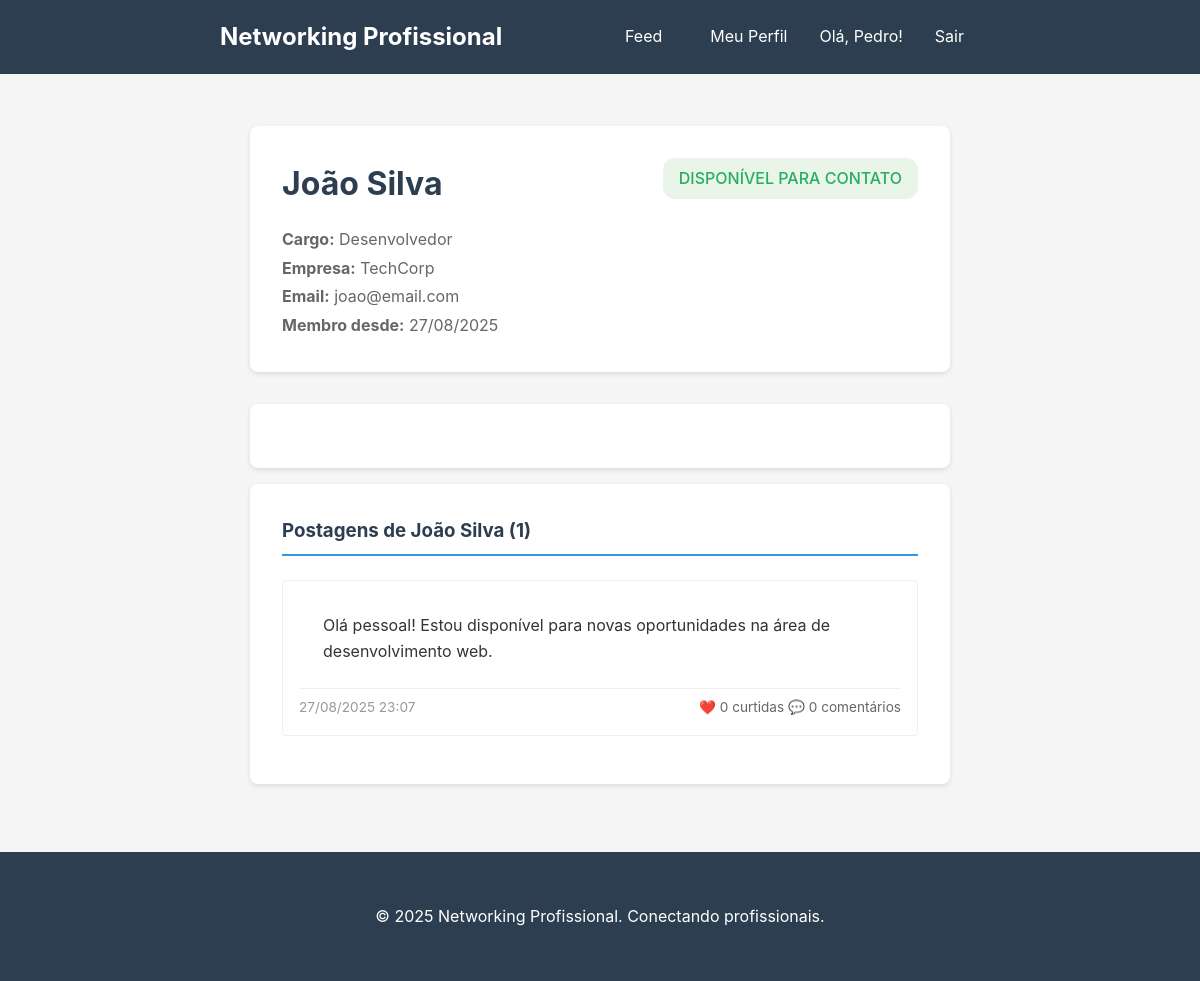
Page /perfil.php?id=1 (signed in) on the committed database.
### tables this page shows
CREATE TABLE IF NOT EXISTS users (
    id INT AUTO_INCREMENT PRIMARY KEY,
    nome VARCHAR(100) NOT NULL,
    sobrenome VARCHAR(100) NOT NULL,
    email VARCHAR(100) UNIQUE NOT NULL,
    senha VARCHAR(255) NOT NULL,
    empresa VARCHAR(100),
    cargo VARCHAR(100),
    status_tag ENUM('disponivel_contato', 'procurando_oportunidades', 'recrutador', 'empregado') NOT NULL,
    created_at TIMESTAMP DEFAULT CURRENT_TIMESTAMP
);

CREATE TABLE IF NOT EXISTS posts (
    id INT AUTO_INCREMENT PRIMARY KEY,
    user_id INT NOT NULL,
    conteudo TEXT NOT NULL,
    created_at TIMESTAMP DEFAULT CURRENT_TIMESTAMP,
    FOREIGN KEY (user_id) REFERENCES users(id) ON DELETE CASCADE
);

### perfil.php (the view, shortened to what this page needs)
<?php
require_once 'config/database.php';
$profile_user_id = isset($_GET['id']) ? (int)$_GET['id'] : $_SESSION['user_id'];
$stmt = $pdo->prepare("SELECT * FROM users WHERE id = ?");
$stmt->execute([$profile_user_id]);
$user = $stmt->fetch();
$posts_stmt = $pdo->prepare("
    SELECT p.*,
           COUNT(DISTINCT l.id) as likes_count,
           COUNT(DISTINCT c.id) as comments_count
    FROM posts p
    LEFT JOIN likes l ON p.id = l.post_id
    LEFT JOIN comments c ON p.id = c.post_id
    WHERE p.user_id = ?
    GROUP BY p.id, p.user_id, p.conteudo, p.created_at
    ORDER BY p.created_at DESC
");
$posts_stmt->execute([$profile_user_id]);
$user_posts = $posts_stmt->fetchAll();
$is_own_profile = ($profile_user_id == $_SESSION['user_id']);
?>
<!DOCTYPE html>
<html lang="pt-BR">
<head>
    <link rel="stylesheet" href="style.css">
</head>
<body>
    <?php include 'includes/header.php'; ?>
    <div class="container">
        <div class="profile-container">
            <div class="profile-header">
                <div class="profile-info">
                    <h1><?php echo htmlspecialchars($user['nome'] . ' ' . ($user['sobrenome'] ?? '')); ?></h1>
                    <p class="profile-details">
                        <?php if ($user['cargo']): ?>
                            <strong>Cargo:</strong> <?php echo htmlspecialchars($user['cargo']); ?>
                        <?php endif; ?>
                        <?php if ($user['empresa']): ?>
                            <br><strong>Empresa:</strong> <?php echo htmlspecialchars($user['empresa']); ?>
                        <?php endif; ?>
                        <br><strong>Email:</strong> <?php echo htmlspecialchars($user['email']); ?>
                        <br><strong>Membro desde:</strong> <?php echo date('d/m/Y', strtotime($user['created_at'])); ?>
                    </p>
                </div>
                <div class="status-badge">
                    <span class="status-tag large <?php echo $user['status_tag']; ?>">
                        <?php
                            if ($user['status_tag'] == 'disponivel_contato') {
                                echo 'Disponível para contato';
                            } elseif ($user['status_tag'] == 'recrutador') {
                                echo 'Recrutador';
                            } else {
                                echo 'Indisponível';
                            }
                        ?>
                    </span>
                </div>
            </div>
            <div class="profile-content">
            </div>
            <div class="posts-content">
                <div class="posts-section">
                    <h3>
                        <?php echo $is_own_profile ? 'Suas Postagens' : 'Postagens de ' . htmlspecialchars($user['nome'] . ' ' . ($user['sobrenome'] ?? '')); ?>
                        (<?php echo count($user_posts); ?>)
                    </h3>
                    <?php if (empty($user_posts)): ?>
                        <div class="empty-state">
                            <p>
                                <?php echo $is_own_profile ? 'Você ainda não fez nenhuma postagem.' : 'Este usuário ainda não fez postagens.'; ?>
                            </p>
                            <?php if ($is_own_profile): ?>
                                <a href="feed.php" class="btn-primary">Criar primeira postagem</a>
                            <?php endif; ?>
                        </div>
                    <?php else: ?>
                        <div class="posts-history">
                            <?php foreach ($user_posts as $post): ?>
                                <a href="feed.php#post-<?php echo $post['id']; ?>" class="post-summary-link">
                                    <div class="post-summary">
                                        <div class="post-content">
                                            <p><?php echo nl2br(htmlspecialchars(substr($post['conteudo'], 0, 200))); ?>
                                            </p>
                                        </div>
                                        <div class="post-meta">
                                            <span class="post-date"><?php echo date('d/m/Y H:i', strtotime($post['created_at'])); ?></span>
                                            <span class="post-stats">
                                                ❤️ <?php echo $post['likes_count']; ?> curtidas
                                                💬 <?php echo $post['comments_count']; ?> comentários
                                            </span>
                                        </div>
                                    </div>
                                </a>
                            <?php endforeach; ?>
                        </div>
                    <?php endif; ?>
                </div>
            </div>
        </div>
    </div>
    <?php include 'includes/footer.php'; ?>
</body>
</html>

### includes/header.php (shortened to what this page needs)
<?php
$current_user = null;
if (isset($_SESSION['user_id'])) {
    require_once __DIR__ . '/../config/database.php';
    $stmt = $pdo->prepare("SELECT nome FROM users WHERE id = ?");
    $stmt->execute([$_SESSION['user_id']]);
    $current_user = $stmt->fetch();
}
?>
<header class="header">
    <div class="header-content">
        <h2>Networking Profissional</h2>
        <?php if ($current_user): ?>
            <nav class="nav-links">
                <a href="feed.php">Feed</a>
                <a href="perfil.php">Meu Perfil</a>
                <span>Olá, <?php echo htmlspecialchars($current_user['nome']); ?>!</span>
                <a href="auth/logout.php">Sair</a>
            </nav>
        <?php endif; ?>
    </div>
</header>

### style.css (style rules this page uses)
* { margin: 0; padding: 0; box-sizing: border-box; }
body { font-family: -apple-system, BlinkMacSystemFont, 'Segoe UI', Roboto, Oxygen, Ubuntu, Cantarell, sans-serif; line-height: 1.6; color: #333; background-color: #f5f5f5; }
.container { max-width: 800px; margin: 0 auto; padding: 20px; }
.header { background: #2c3e50; color: white; padding: 1rem 0; margin-bottom: 2rem; }
.header-content { display: flex; justify-content: space-between; align-items: center; max-width: 800px; margin: 0 auto; padding: 0 20px; }
.header h2 { margin: 0; }
.nav-links { display: flex; gap: 1rem; align-items: center; }
.nav-links a { color: white; text-decoration: none; padding: 0.5rem 1rem; border-radius: 4px; transition: background-color 0.3s; }
.status-tag { display: inline-block; padding: 0.25rem 0.5rem; border-radius: 12px; font-size: 0.8rem; font-weight: 500; text-transform: uppercase; }
.status-tag.disponivel_contato { background: #e8f5e8; color: #27ae60; }
.status-tag.large { padding: 0.5rem 1rem; font-size: 1rem; }
.post-date { color: #999; font-size: 0.85rem; }
.post-content { padding: 1rem 1.5rem; }
.post-content p { margin: 0; white-space: pre-line; }
.profile-container { max-width: 700px; margin: 0 auto; }
.posts-content { background: white; border-radius: 8px; box-shadow: 0 2px 5px rgba(0, 0, 0, 0.1); padding: 2rem; margin-top: 1rem; }
.profile-header { background: white; padding: 2rem; border-radius: 8px; box-shadow: 0 2px 5px rgba(0, 0, 0, 0.1); margin-bottom: 2rem; display: flex; justify-content: space-between; align-items: flex-start; }
.profile-info h1 { margin: 0 0 1rem 0; color: #2c3e50; }
.profile-details { color: #666; line-height: 1.8; }
.status-badge { text-align: right; }
.profile-content { background: white; border-radius: 8px; box-shadow: 0 2px 5px rgba(0, 0, 0, 0.1); padding: 2rem; }
.post-summary-link { text-decoration: none; color: inherit; display: block; transition: background-color 0.2s; }
.posts-section h3 { margin-bottom: 1.5rem; color: #2c3e50; border-bottom: 2px solid #3498db; padding-bottom: 0.5rem; }
.posts-history { space-y: 1rem; }
.post-summary { padding: 1rem; border: 1px solid #eee; border-radius: 4px; margin-bottom: 1rem; cursor: pointer; transition: all 0.2s; }
.post-summary .post-content p { margin-bottom: 0.5rem; }
.post-meta { display: flex; justify-content: space-between; align-items: center; color: #666; font-size: 0.85rem; border-top: 1px solid #eee; padding-top: 0.5rem; }
.post-stats { display: flex; gap: 1rem; }

### rows in the picture
users: nome "Pedro"
users: nome+sobrenome "João Silva", cargo "Desenvolvedor", empresa "TechCorp", email "joao@email.com", created_at "27/08/2025"
posts: conteudo "Olá pessoal! Estou disponível para novas oportunidades na área de desenvolvimento web.", created_at "27/08/2025 23:07", likes_count "0", comments_count "0"

### other values in the picture
count($user_posts) "1"
